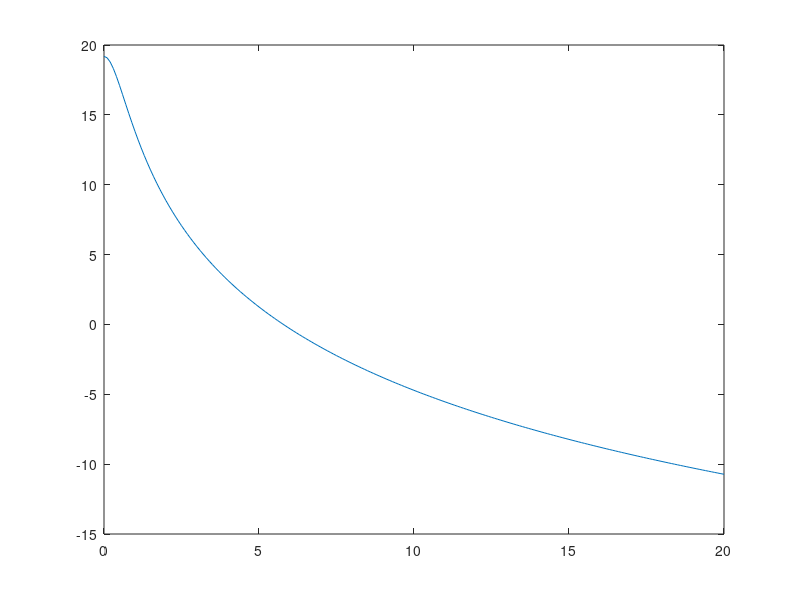
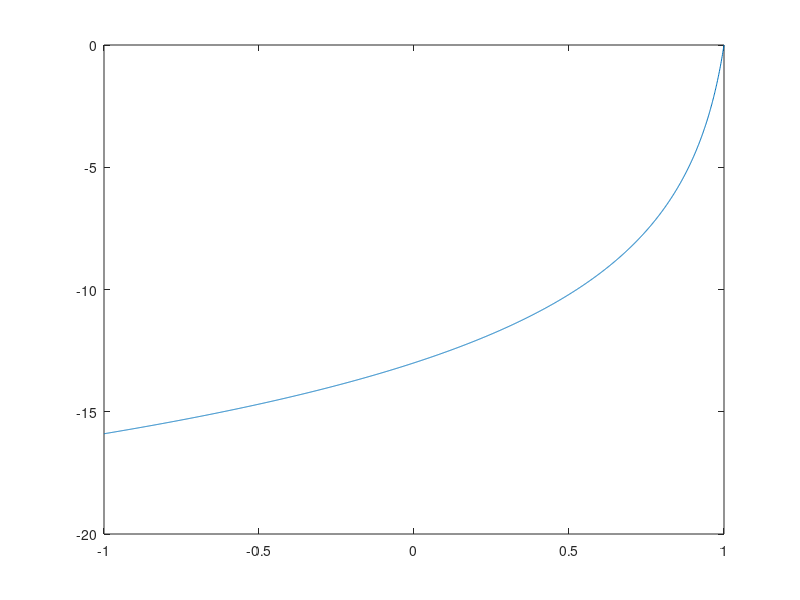

These charts were generated, in order, by the following MATLAB code:

A =9.108; 
f = 0:.1:20;
tau = 0.249; 

PSD = A.^2 ./ (1+4*(pi*f*tau).^2);

figure,plot(f,pow2db(PSD))


w = [0, 0.05,0.075,0.1,0.125,0.15,0.2,0.4,0.8,1.6];
IntWind = 0.1;
TnuTno =db2pow(13);
p = w./IntWind;
p(p>1) = 1;
p = -1:.001:1
IACfunc = -10*log10(p+(1-p)*TnuTno);

figure,plot(p,IACfunc)

